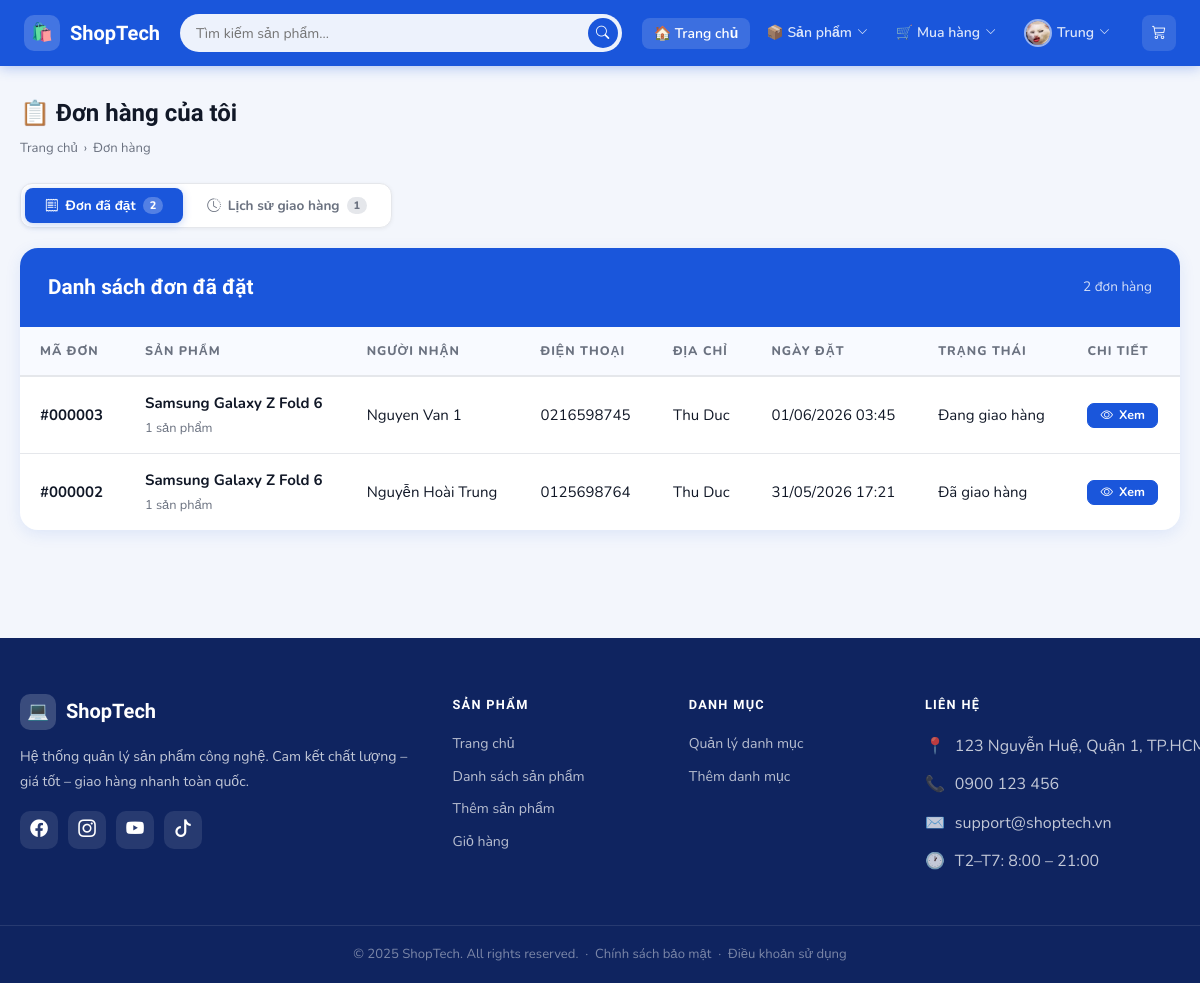
Page /Product/myOrders (signed in) on the committed database.
### tables this page shows
CREATE TABLE IF NOT EXISTS `orders` (
  `id` int NOT NULL AUTO_INCREMENT,
  `name` varchar(255) NOT NULL,
  `phone` varchar(20) NOT NULL,
  `email` varchar(255) DEFAULT NULL,
  `payment_method` varchar(50) NOT NULL DEFAULT 'cod',
  `address` text NOT NULL,
  `status` varchar(20) NOT NULL DEFAULT 'pending',
  `created_at` timestamp NULL DEFAULT CURRENT_TIMESTAMP,
  `user_id` int DEFAULT NULL,
  PRIMARY KEY (`id`),
  KEY `user_id` (`user_id`),
  CONSTRAINT `orders_ibfk_1` FOREIGN KEY (`user_id`) REFERENCES `account` (`id`)
);

CREATE TABLE IF NOT EXISTS `product` (
  `id` int NOT NULL AUTO_INCREMENT,
  `name` varchar(100) NOT NULL,
  `description` text,
  `price` decimal(10,2) NOT NULL,
  `image` varchar(255) DEFAULT NULL,
  `category_id` int DEFAULT NULL,
  PRIMARY KEY (`id`),
  KEY `category_id` (`category_id`),
  CONSTRAINT `product_ibfk_1` FOREIGN KEY (`category_id`) REFERENCES `category` (`id`) ON DELETE CASCADE
);

### index.php (called while the page is built, shortened)
<?php
$url = $_GET['url'] ?? 'product';
$url = rtrim($url, '/');
$url = filter_var($url, FILTER_SANITIZE_URL);
$url = explode('/', $url);
$action = isset($url[1]) && $url[1] != ''
    ? $url[1]
    : 'index';
$controller = new $controllerName();
call_user_func_array([$controller, $action], array_slice($url, 2));
?>

### app/config/database.php (called while the page is built, shortened)
<?php
class Database
{
    private $host = "localhost";
    private $db_name = "my_store";
    private $username = "root";
    private $password = "";
    public function getConnection()
    {
        $this->conn = null;
        try {
            $this->conn = new PDO(
                "mysql:host=" . $this->host . ";dbname=" . $this->db_name,
                $this->username,
                $this->password
            );
            $this->conn->exec("set names utf8");
        } catch (PDOException $exception) {
            echo "Connection error: " . $exception->getMessage();
        }
        return $this->conn;
    }
}

### app/helpers/SessionHelper.php (called while the page is built, shortened)
<?php
class SessionHelper
{
    public static function getUserId() { self::start(); return $_SESSION['user_id'] ?? null; }
}

### app/models/OrderModel.php (called while the page is built, shortened)
<?php
class OrderModel
{
    private $conn;
    public function __construct($db)
    {
        $this->conn = $db;
    }
    public function getOrdersByUserId($user_id)
{
    $sql = "SELECT *
            FROM orders
            WHERE user_id = :user_id
            ORDER BY created_at DESC";
    $stmt = $this->conn->prepare($sql);
    $stmt->bindParam(
        ':user_id',
        $user_id,
        PDO::PARAM_INT
    );
    $stmt->execute();
    return $stmt->fetchAll(PDO::FETCH_OBJ);
}
    public function getOrderDetails($order_id)
    {
        $sql = "SELECT od.*,
                       p.name  AS product_name,
                       p.image AS product_image
                FROM order_details od
                LEFT JOIN product p ON od.product_id = p.id
                WHERE od.order_id = :order_id";
        $stmt = $this->conn->prepare($sql);
        $stmt->bindParam(':order_id', $order_id, PDO::PARAM_INT);
        $stmt->execute();
        return $stmt->fetchAll(PDO::FETCH_OBJ);
    }
}
?>

### app/views/product/my_orders.php (the view, shortened to what this page needs)
<?php include 'app/views/shares/header.php'; ?>
<?php
$statusMap = [
  'pending'    => ['label' => 'Chờ xác nhận', 'class' => 'pending'],
  'processing' => ['label' => 'Đang xử lý', 'class' => 'processing'],
  'shipping'   => ['label' => 'Đang giao hàng', 'class' => 'shipping'],
  'delivered'  => ['label' => 'Đã giao hàng', 'class' => 'delivered'],
  'cancelled'  => ['label' => 'Đã hủy', 'class' => 'cancelled'],
];
$orders = $orders ?? [];
$historyOrders = $historyOrders ?? [];
$deliveredOrders = $deliveredOrders ?? [];
$historyByOrderId = [];
foreach ($historyOrders as $h) {
  $historyByOrderId[(int)$h->order->id] = $h;
}
$deliveryHistoryOrders = [];
foreach ($deliveredOrders as $o) {
  $oid = (int)$o->id;
  if (isset($historyByOrderId[$oid])) {
    $deliveryHistoryOrders[] = $historyByOrderId[$oid];
  }
}
?>
<div class="st-page">
<div class="st-container">
  <div class="st-page-head fade-up">
    <div>
      <h1>📋 Đơn hàng của tôi</h1>
      <div class="st-breadcrumb">
        <a href="/Product">Trang chủ</a> › <span>Đơn hàng</span>
      </div>
    </div>
  </div>
  <div class="st-order-tabs fade-up" id="orderTabs">
    <button type="button" class="st-order-tab-btn active" data-tab="ordersPanel">
      <i class="bi bi-receipt"></i>
      Đơn đã đặt
      <span class="st-tab-count"><?php echo count($orders); ?></span>
    </button>
    <button type="button" class="st-order-tab-btn" data-tab="historyPanel">
      <i class="bi bi-clock-history"></i>
      Lịch sử giao hàng
      <span class="st-tab-count"><?php echo count($deliveryHistoryOrders); ?></span>
    </button>
  </div>
  <div id="ordersPanel" class="st-tab-panel active">
    <?php if (empty($orders)): ?>
      <div class="st-cart-empty fade-up">
        <div class="st-cart-empty-icon">📋</div>
        <h2>Chưa có đơn hàng nào</h2>
        <p>Hãy mua sắm để tạo đơn hàng đầu tiên!</p>
        <a href="/Product" class="btn btn-primary btn-lg">🛍️ Mua sắm ngay</a>
      </div>
    <?php else: ?>
      <div class="st-table-card fade-up st-delivered-card">
        <div class="st-table-header">
          <h1>Danh sách đơn đã đặt</h1>
          <span style="font-size:.85rem;opacity:.8"><?php echo count($orders); ?> đơn hàng</span>
        </div>
        <div style="overflow-x:auto">
          <table class="st-table">
            <thead>
              <tr>
                <th>Mã đơn</th>
                <th>Sản phẩm</th>
                <th>Người nhận</th>
                <th>Điện thoại</th>
                <th>Địa chỉ</th>
                <th>Ngày đặt</th>
                <th>Trạng thái</th>
                <th>Chi tiết</th>
              </tr>
            </thead>
            <tbody>
              <?php foreach ($orders as $o): ?>
              <?php $st = $statusMap[$o->status ?? 'pending'] ?? $statusMap['pending']; ?>
              <?php $oh = $historyByOrderId[(int)$o->id] ?? null; ?>
              <tr>
                <td><strong>#<?php echo str_pad($o->id, 6, '0', STR_PAD_LEFT); ?></strong></td>
                <td>
                  <?php if ($oh && $oh->firstItem): ?>
                    <strong><?php echo htmlspecialchars($oh->firstItem->product_name, ENT_QUOTES, 'UTF-8'); ?></strong>
                    <div class="st-delivered-meta"><?php echo (int)$oh->totalQty; ?> sản phẩm</div>
                  <?php else: ?>
                    <span class="st-delivered-empty">-</span>
                  <?php endif; ?>
                </td>
                <td><?php echo htmlspecialchars($o->name, ENT_QUOTES, 'UTF-8'); ?></td>
                <td><?php echo htmlspecialchars($o->phone, ENT_QUOTES, 'UTF-8'); ?></td>
                <td class="st-delivered-address"><?php echo htmlspecialchars($o->address, ENT_QUOTES, 'UTF-8'); ?></td>
                <td><?php echo date('d/m/Y H:i', strtotime($o->created_at)); ?></td>
                <td><span class="st-order-status <?php echo $st['class']; ?>"><?php echo htmlspecialchars($st['label'], ENT_QUOTES, 'UTF-8'); ?></span></td>
                <td><a href="/Product/orderDetail/<?php echo $o->id; ?>" class="btn btn-primary btn-sm"><i class="bi bi-eye"></i> Xem</a></td>
              </tr>
              <?php endforeach; ?>
            </tbody>
          </table>
        </div>
      </div>
    <?php endif; ?>
  </div>
</div>
</div>
<?php include 'app/views/shares/footer.php'; ?>

### rows in the picture
orders: id "000003", totalQty "1", name "Nguyen Van 1", phone "0216598745", address "Thu Duc", created_at "01/06/2026 03:45", status "Đang giao hàng"
product: name "Samsung Galaxy Z Fold 6"
orders: id "000002", totalQty "1", name "Nguyễn Hoài Trung", phone "0125698764", address "Thu Duc", created_at "31/05/2026 17:21", status "Đã giao hàng"

### other values in the picture
count($orders) "2"
count($deliveryHistoryOrders) "1"
